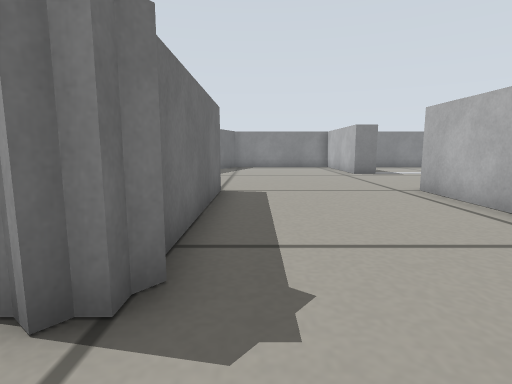
view 1 (above)

18 first-person views from a walk through a robot-simulator world made for Gazebo. The camera is 0.23 m above the floor, tilts 8° down and sees 80° across. The floor is counted in squares, 0.2 m on a side. Each view is taken from the middle of a square. On the plan, view 1 faces up. The plan holds only what a view shows up to about 13 squares ahead; the rest is blank.

view 2
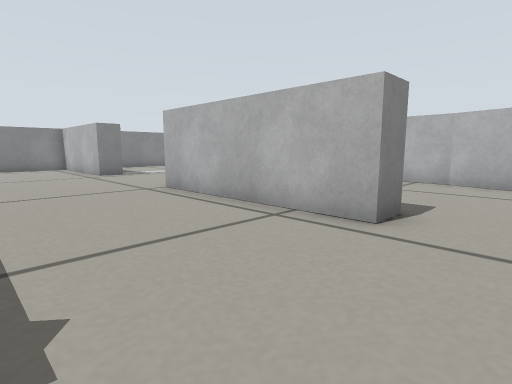

view 3
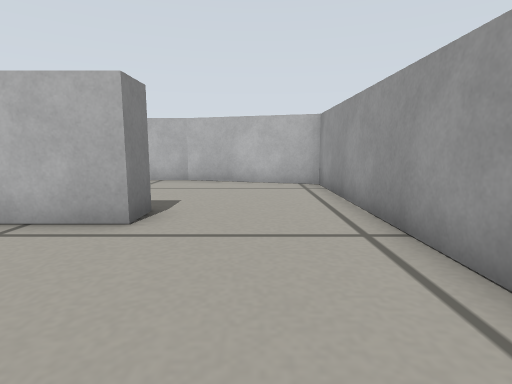

view 4
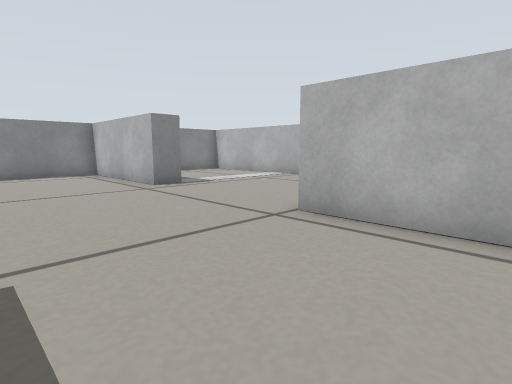

view 5
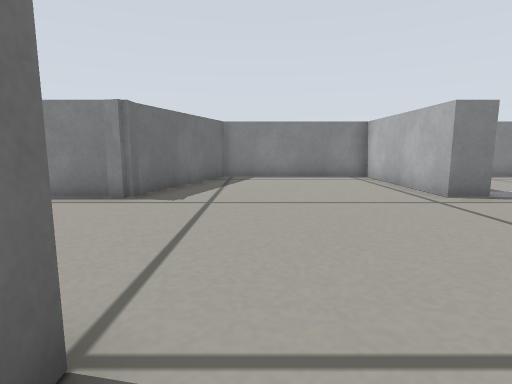

view 6
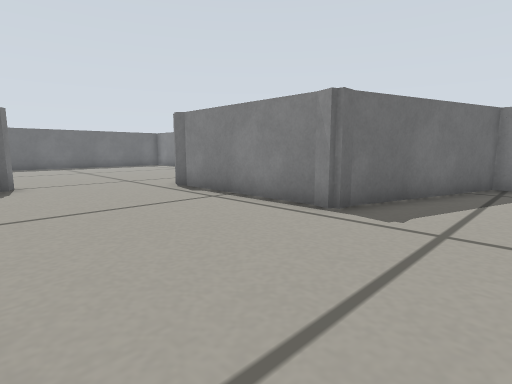

view 7
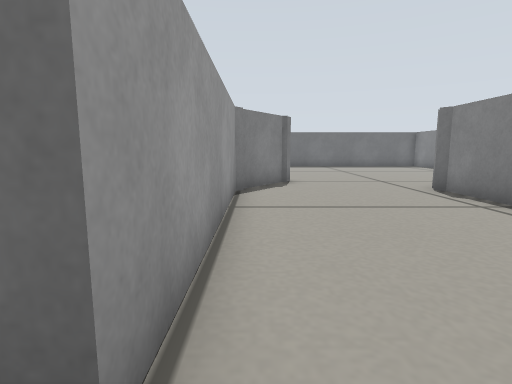

view 8
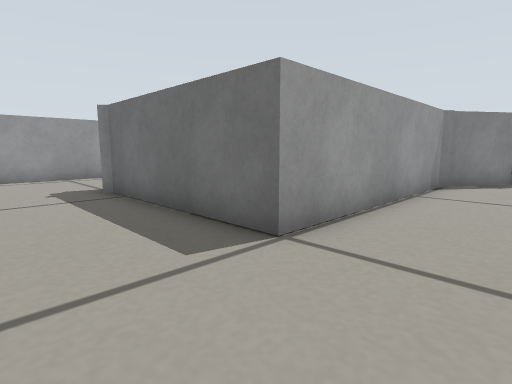

view 9
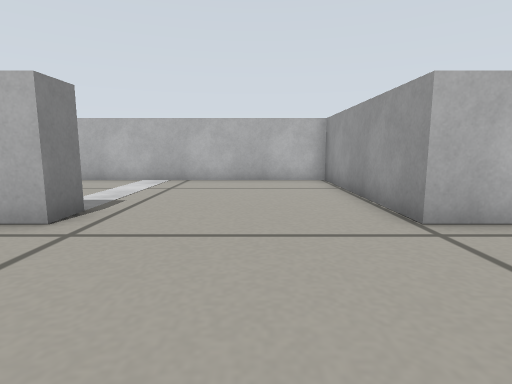

view 10
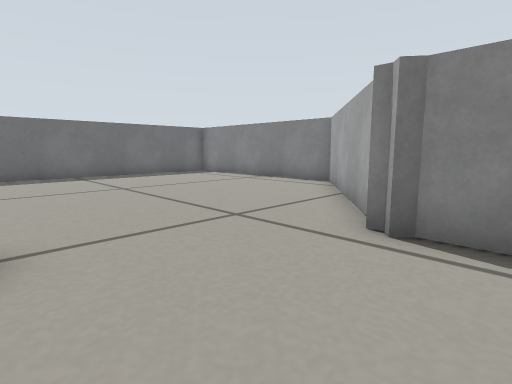

view 11
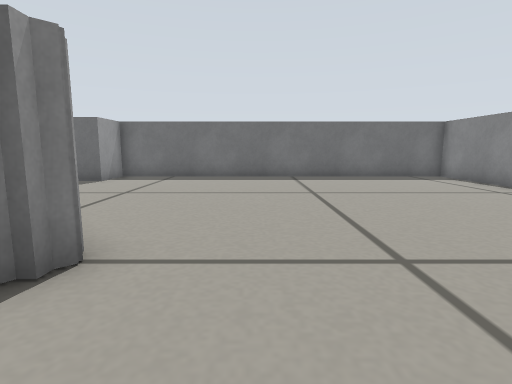

view 12
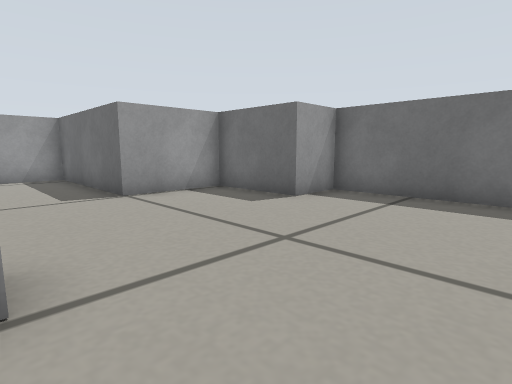

view 13
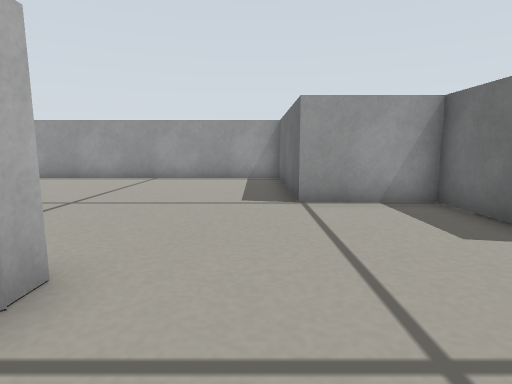

view 14
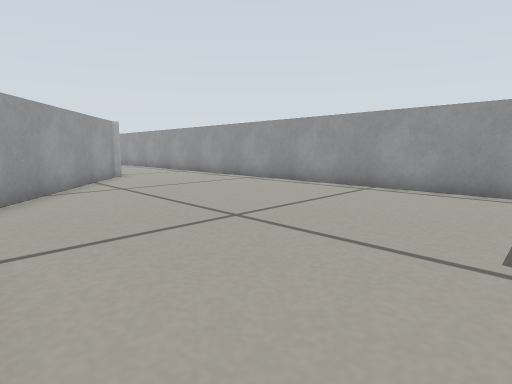

view 15
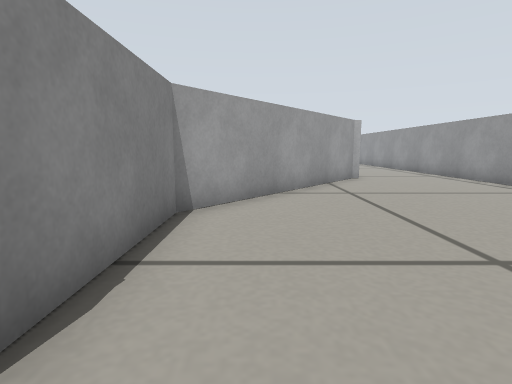

view 16
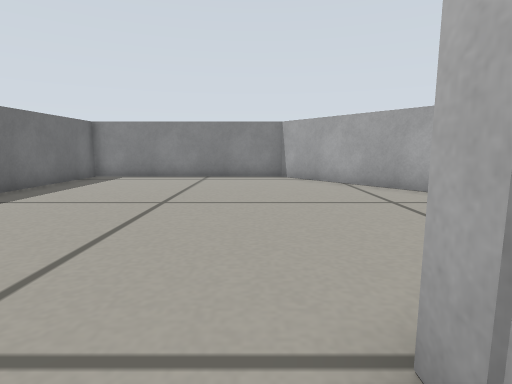

view 17
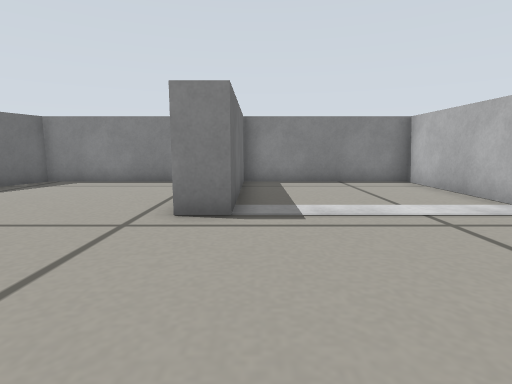

view 18
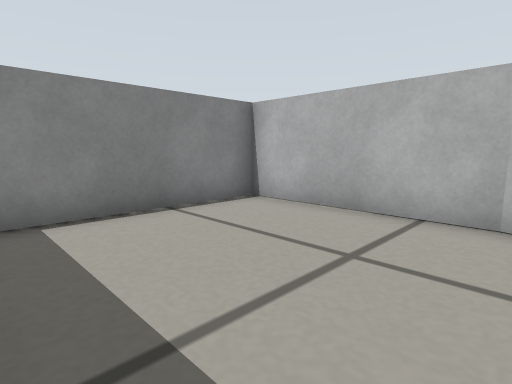

### Floor plan
Ten units are one square. View 1 is at (0, 0); x grows to the right and y downward. Boxes are objects, and circles mark ways between rooms. Rooms are numbered by the first view taken in them; rooms with no view inside come last. Other rooms are left out.
<svg viewBox="-212 -202 330 228">
<path fill="none" stroke="#000" d="M-29 -142 -83 -142 -86 -139M-29 -146 -29 -140 -36 -142M46 -142 46 -197 -13 -197 -31 -141M-10 -24 -10 -19M-93 -150 -99 -158M46 -19 46 -84M-111 -103 -85 -84 -10 -84 -10 -26M-34 21 45 21M-99 -158 -129 -197 -207 -197 -207 -65 -189 -65 -189 -34 -159 -34M-132 -74 -132 -85M-159 -34 -159 21 -34 21M-20 -22 -86 -74 -125 -74M46 -84 113 -84 113 -197 56 -197 56 -142 46 -142M56 -19 46 -19M45 21 100 21 113 -25 113 -74 64 -74"/>
<circle cx="-100" cy="-130" r="3" fill="#2a7"/>
<circle cx="-37" cy="0" r="3" fill="#2a7"/>
<circle cx="50" cy="-115" r="3" fill="#2a7"/>
<circle cx="50" cy="0" r="3" fill="#2a7"/>
<circle cx="-144" cy="-60" r="3" fill="#2a7"/>
<text x="-10" y="-100">1</text>
<text x="-160" y="-130">2</text>
<text x="-100" y="-30">3</text>
<text x="80" y="-140">4</text>
<text x="80" y="-30">5</text>
</svg>
Room 1 opens to room 2. Room 1 opens to room 3. Room 1 opens to room 4. Room 1 opens to room 5. Room 2 opens to room 3.

Where each view was taken, in squares from view 1:
view 1: 0 up, 0 right, facing up
view 2: 0 up, 0 right, facing up-right
view 3: 0 up, 0 right, facing right
view 4: 5 up, 0 right, facing up-right
view 5: 7 up, 0 right, facing up
view 6: 9 up, 0 right, facing up-left
view 7: 9 up, 0 right, facing left
view 8: 11 up, 2 right, facing down-left
view 9: 11 up, 0 right, facing right
view 10: 10 up, 7 left, facing up-left
view 11: 12 up, 8 left, facing left
view 12: 11 up, 13 left, facing down-left
view 13: 10 up, 15 left, facing down
view 14: 7 up, 15 left, facing down-right
view 15: 6 up, 14 left, facing right
view 16: 7 up, 14 left, facing up
view 17: 9 up, 6 right, facing up
view 18: 2 up, 6 right, facing up-right
